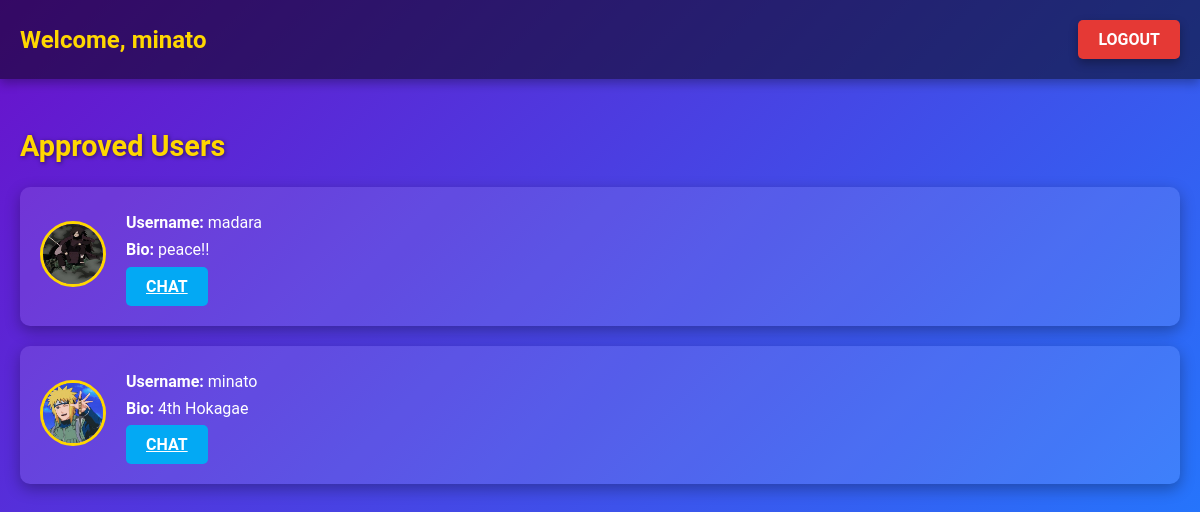
The page /user_art/ (signed in) on the database its author committed.
### artist_app/models.py (models this page shows, shortened)
class UserProfile(models.Model):
    user = models.OneToOneField(User, on_delete=models.CASCADE, related_name='profile')
    bio = models.TextField(max_length=500, blank=True)
    profile_pic = models.ImageField(upload_to='profile_pics/', blank=True, null=True)
    security_answer = models.CharField(max_length=255, blank=True, null=True)
    is_approved = models.BooleanField(default=False)

### artist_app/views.py (the view)
# urls.py: path('user_art/', views.user_art, name='user_art'),
@login_required
def user_art(request):
    if request.user.is_superuser:
        return redirect('superuser_art')
    """
    View for the user page.
    Displays all approved users except the superuser.
    """
    approved_users = UserProfile.objects.filter(is_approved=True).exclude(user__is_superuser=True)
    context = {
        'approved_users': approved_users,
    }
    return render(request, 'user_artist.html', context)

### templates/user_artist.html (shortened to what this page needs)
{% load static %}
<!DOCTYPE html>
<html lang="en">
<head>
    <link rel="stylesheet" href="{% static 'css/user_artist.css' %}">
</head>
<body>
    <header class="header">
        <h1>Welcome, {{ request.user.username }}</h1><nav class="nav">
            <a href="{% url 'logout_art' %}" class="btn logout">Logout</a>
        </nav>
    </header>
    <section class="content">
        <h2>Approved Users</h2>
        <ul class="user-list">
            {% for user in approved_users %}
            <li class="user-card">
                <div class="user-info">
                    <div class="user-image">
                        {% if user.profile_pic %}
                        <img src="{{ user.profile_pic.url }}" alt="{{ user.user.username }}">
                        {% else %}
                        <span class="no-pic">No Picture</span>
                        {% endif %}
                    </div>
                    <div class="user-details">
                        <p><strong>Username:</strong> {{ user.user.username }}</p>
                        <p><strong>Bio:</strong> {{ user.bio }}</p>
                        <a href="{% url 'chat' username=user.user.username %}"class='btn chat'>CHAT</a>
                    </div>
                </div>
            </li>
            {% endfor %}
        </ul>
    </section>
</body>
</html>

### static/css/user_artist.css (style rules this page uses)
body { font-family: 'Roboto', sans-serif; margin: 0; padding: 0; background: linear-gradient(135deg, #6a11cb, #2575fc); color: #ffffff; box-sizing: border-box; }
.header { background: rgba(0, 0, 0, 0.5); padding: 20px; text-align: center; box-shadow: 0 4px 10px rgba(0, 0, 0, 0.3); }
.header h1 { font-size: 2rem; margin: 0; color: #fdfdfd; }
.content { padding: 20px; max-width: 1200px; margin: 0 auto; }
h2 { margin-top: 30px; font-size: 1.8rem; color: #ffd700; text-shadow: 1px 1px 4px rgba(0, 0, 0, 0.5); }
.user-list { list-style: none; padding: 0; }
.user-card { background: rgba(255, 255, 255, 0.1); border-radius: 10px; margin-bottom: 20px; padding: 20px; display: flex; align-items: center; justify-content: space-between; box-shadow: 0 5px 15px rgba(0, 0, 0, 0.3); transition: transform 0.3s ease, box-shadow 0.3s ease; }
.user-info { display: flex; align-items: center; }
.user-image img { width: 60px; height: 60px; border-radius: 50%; border: 3px solid #ffd700; margin-right: 20px; }
.user-details p { margin: 5px 0; font-size: 1rem; line-height: 1.4; }
.btn { display: inline-block; padding: 10px 20px; font-size: 1rem; font-weight: bold; text-transform: uppercase; border-radius: 5px; border: none; cursor: pointer; text-align: center; transition: background 0.3s ease, transform 0.2s ease; }
.chat { background: #03a9f4; color: #fff; }
.header { display: flex; justify-content: space-between; align-items: center; background: rgba(0, 0, 0, 0.5); padding: 20px; color: #fff; box-shadow: 0 4px 10px rgba(0, 0, 0, 0.3); }
.header h1 { font-size: 1.5rem; margin: 0; color: #ffd700; }
.nav { display: flex; align-items: center; }
.nav .btn.logout { text-decoration: none; padding: 10px 20px; font-size: 1rem; font-weight: bold; color: #fff; background: #e53935; border-radius: 5px; transition: background 0.3s ease, transform 0.2s ease; box-shadow: 0 4px 10px rgba(0, 0, 0, 0.3); }

### rows shown on the page
UserProfile: profile_pic (picture), user.username "madara", bio "peace!!"
UserProfile: profile_pic (picture), user.username "minato", bio "4th Hokagae"

### other values the page prints
{{ request.user.username }} "minato"
